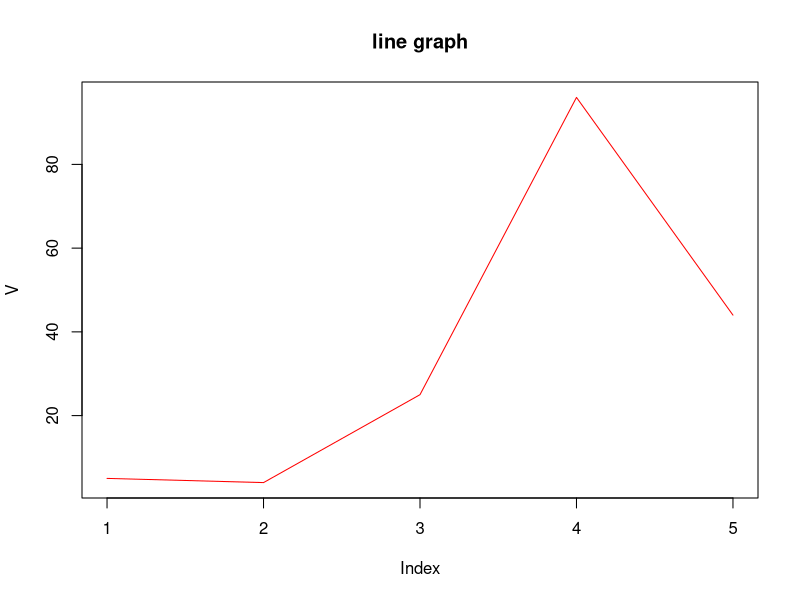
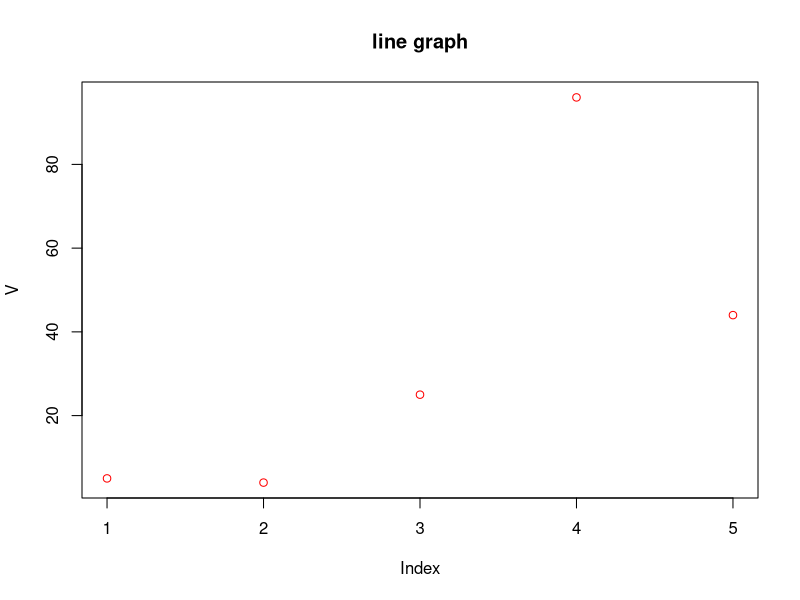
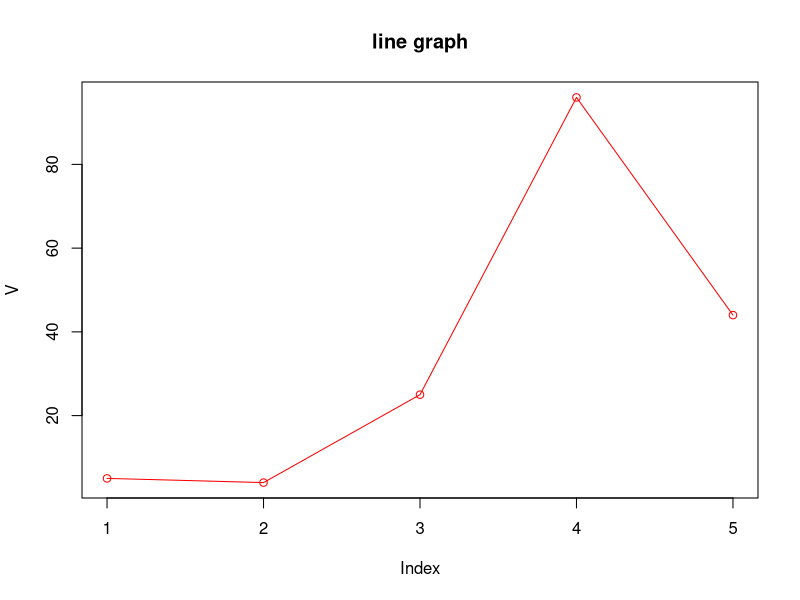
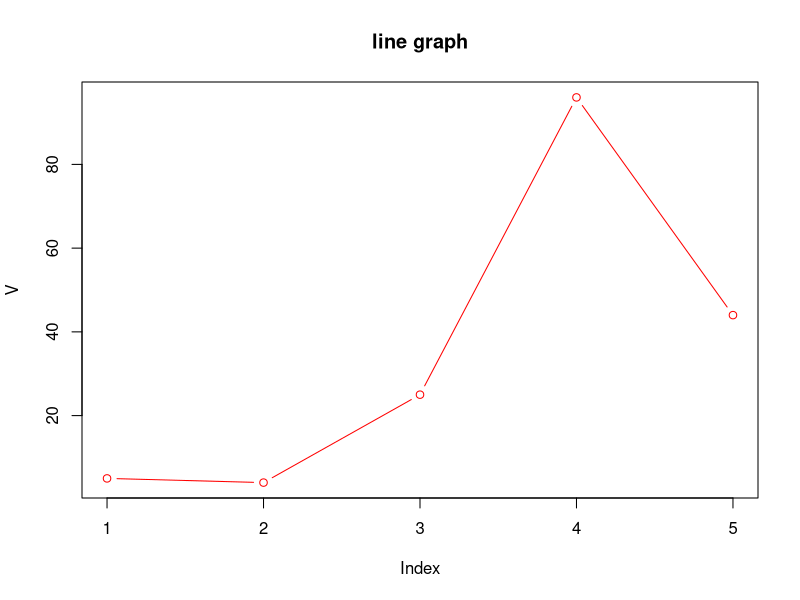
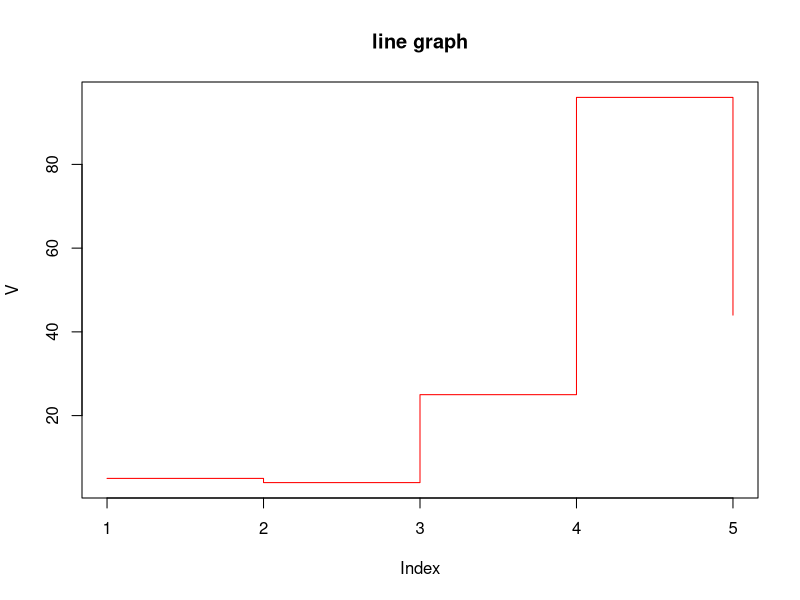
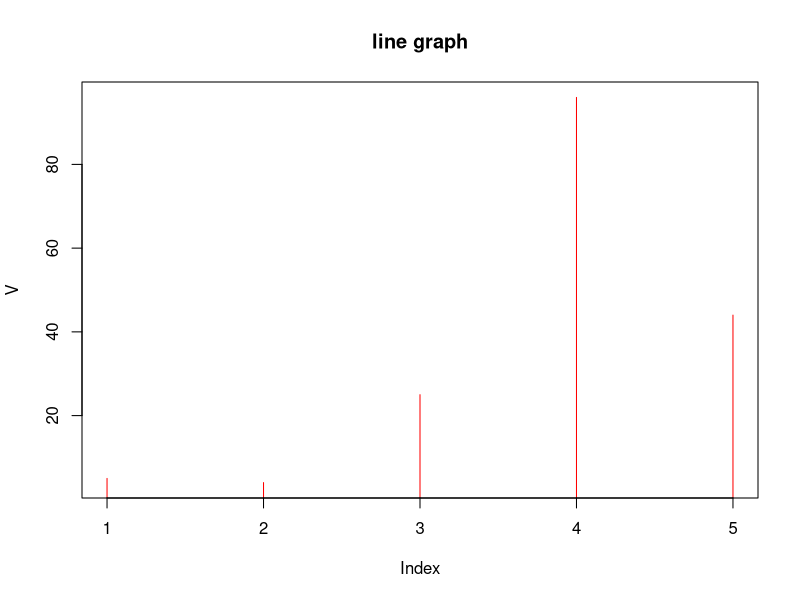

These figures' R source, in order:
V=c(5,4,25,96,44)
plot(V,type="l",col="red",main="line graph")
plot(V,type="p",col="red",main="line graph")
plot(V,type="o",col="red",main="line graph")
plot(V,type="b",col="red",main="line graph")
plot(V,type="s",col="red",main="line graph")
plot(V,type="h",col="red",main="line graph")
